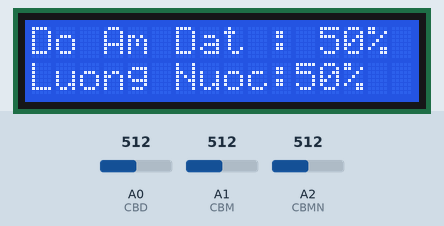
The sketch below on a simulated Arduino Uno, built with avr-gcc and run on an emulated ATmega328P. On the bench: 16×2 character LCD. The test bench sets the inputs (shaded band); at power-on: A0 (CBD) = 512, A2 (CBMN) = 512, A1 (CBM) = 512. What the sketch prints to the serial monitor is not drawn.

Above: at 1.2 s.
1.3 s: A0 (CBD) set to 917
At 2.9 s:
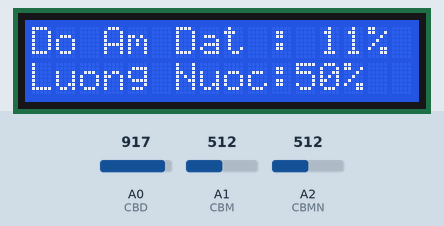
4.0 s: A0 (CBD) set to 945
At 4.8 s:
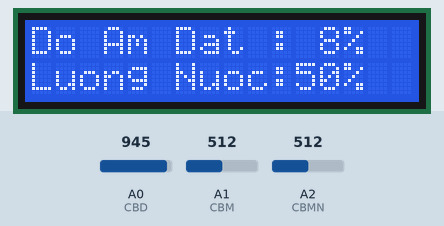
6.7 s: A2 (CBMN) set to 109
At 8.7 s:
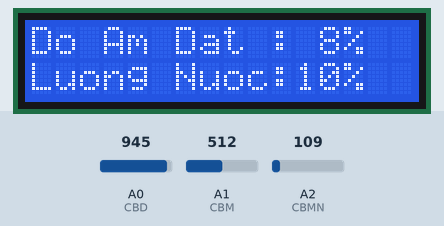
9.6 s: A2 (CBMN) set to 96
At 10.6 s:
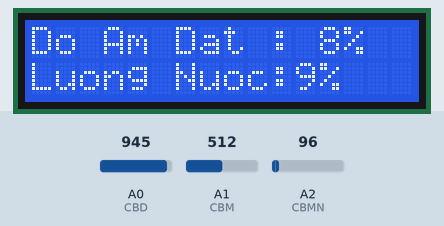
12.3 s: A0 (CBD) set to 900
At 14.5 s:
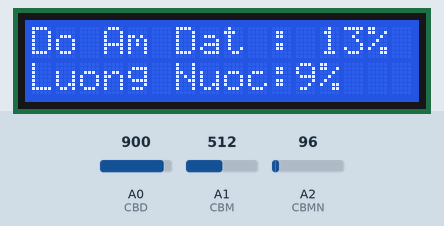
15.6 s: A2 (CBMN) set to 122
At 16.5 s:
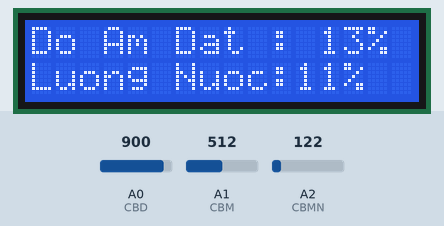
Timing chart, 0 to 18.6 s (numbered marks = the images above; inputs shaded):
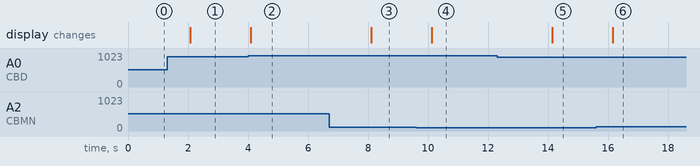

Measured:
- the behaviour switches between 930 and 931 on A0 (CBD) (found by bisection; images 1 and 2)
- the behaviour switches between 103 and 102 on A2 (CBMN) (found by bisection; images 3 and 4)
- after the input at 1.3 s, the display: changes after 0.78 s (image 1)
- after the input at 4.0 s, the display: changes after 0.09 s (image 2)
- after the input at 6.7 s, the display: changes after 1.4 s (image 3)
- after the input at 9.6 s, the display: changes after 0.53 s (image 4)
- after the input at 12.3 s, the display: changes after 1.8 s (image 5)
- after the input at 15.6 s, the display: changes after 0.56 s (image 6)

The sketch:

ArduinoInGardenAutomation.ino
```cpp
// khai bao cong ket noi
#include <SoftwareSerial.h>
#include <LiquidCrystal.h>
#define Rx 11             //Định nghĩa chân 11 là Rx
#define Tx 12             //Định nghĩa chân 12 là Tx
SoftwareSerial mySerial(Rx, Tx); //Khởi tạo cổng serial mềm
LiquidCrystal lcd(8, 9, 5, 4, 3, 2); // rs, e, d4,d5,d6,d7
#define CBD   A0   // 1023 to 0
#define CBM   A1   // 1023 to 0
#define CBMN  A2  // 0 to 550
// Khai báo các biến ban đầu
int     value1,value2,value3;
long    last = 0;
String  a = "";

void setup() {
  Serial.begin(115200);
  lcd.begin(16,2);
  mySerial.begin(115200);
  pinMode(CBD, INPUT); // data cảm biến độ ẩm đất
  pinMode(CBM, INPUT); // data cảm biến mưa
  pinMode(CBMN, INPUT); // data cảm biến mức nước
  last = millis();
}

void loop()
{
  Doc_du_lieu();
  Gui_du_lieu();
}

int doc_phan_tram(uint8_t CBx)
{
  int tb = analogRead(CBx);
  int phan_tram = map(tb,0,1023,0,100);
  return 100 - phan_tram;
}

void Doc_du_lieu()
{
  Serial.println("----------------------------------");
  Serial.println("Read Data : ");
  Serial.print("Data cam bien do am dat : "); // dữ liệu cảm biến độ ẩm đất
  value1 = doc_phan_tram(CBD);
  Serial.print(value1);
  Serial.println("%");
  lcd.setCursor(0, 0);
  lcd.print("Do Am Dat : ");
  lcd.print(value1);
  lcd.println("%");
  Serial.print("Data cam bien Mua : "); // dữ liệu cảm biến mưa
  value2 = doc_phan_tram(CBM);
  Serial.print(value2);
  Serial.println("%");
  Serial.print("Data cam bien Muc nuoc : "); // dữ liệu cảm biến mức nước
  value3 = 100 - doc_phan_tram(CBMN);
  Serial.print(value3);
  Serial.println("%");
  lcd.setCursor(0,1);
  lcd.print("Luong Nuoc:");
  lcd.print(value3);
  lcd.println("%");
  delay(1000);
}

void gui_du_lieu(int gt1,int gt2, int gt3)
{
  if(millis() - last >= 2000)
  {
    a+= 'A' + String(gt1);
    a+= 'B' + String(gt2);
    a+= 'C' + String(gt3); // dữ liệu truyền : 'A'+(gia tri cb Dất)+'B'+(giá trị cảm b mua)+'C'+(giá trị cảm biến nước)
    Serial.print("Gui du lieu cho ESP : ");
    Serial.println(a);
    mySerial.println(a);
    Serial.flush();
    a = "";

  }
}

void Gui_du_lieu(void)
{
    gui_du_lieu(value1,value2,value3);
    delay(1000);
}
```
